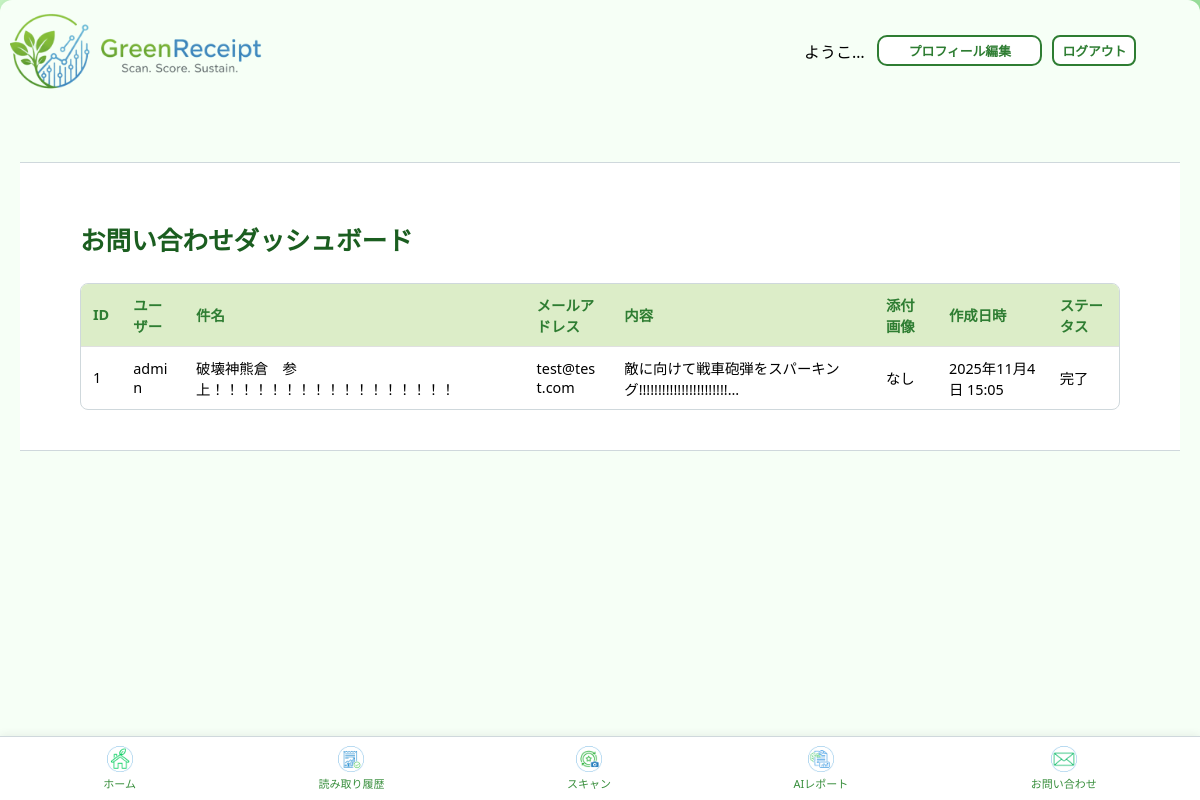
/staff/inquiries/dashboard/ (signed in), run on an earlier commit of the app's database.
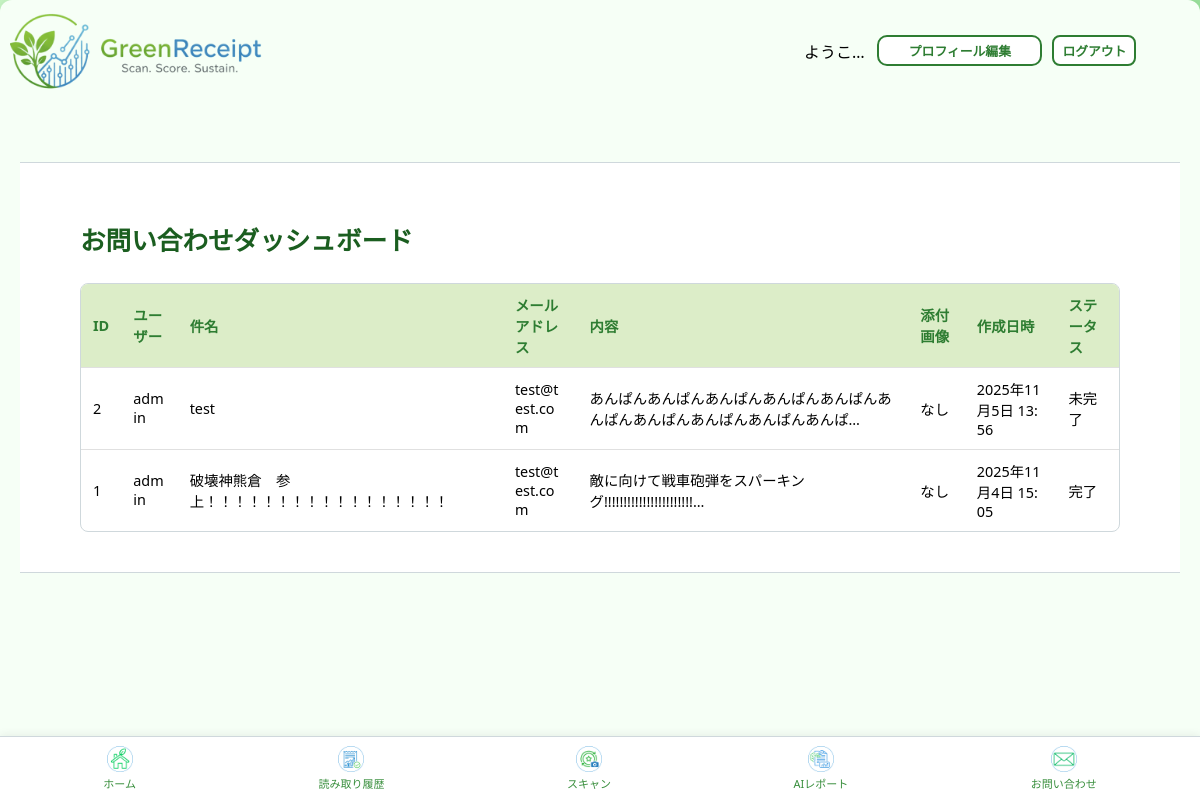
And on a later commit of the database.
### core/models.py (models this page shows, shortened)
class Inquiry(models.Model):
    user = models.ForeignKey(settings.AUTH_USER_MODEL, on_delete=models.SET_NULL,
                             null=True, blank=True, verbose_name='問い合わせユーザー')
    reply_to_email = models.EmailField(
        max_length=100, verbose_name='返信先メールアドレス')
    created_at = models.DateTimeField(auto_now_add=True, verbose_name='作成日時')
    subject = models.CharField(max_length=100, verbose_name='件名')
    body_text = models.TextField(verbose_name='内容')
    image = models.ImageField(
        upload_to='inquiries/', null=True, blank=True, verbose_name='添付画像')
    is_replied = models.BooleanField(default=False, verbose_name='返信済み')
    reply_message = models.TextField(blank=True, verbose_name='返信内容')
    class Meta:
        verbose_name = 'お問い合わせ'
        verbose_name_plural = 'お問い合わせ'

### accounts/models.py (models this page shows)
class CustomUser(AbstractUser):
    username = models.CharField(
        "ユーザー名",
        max_length=50,
        unique=True,
        help_text=(
            "必須。50文字以下。文字、数字、および @/./+/-/_ のみ使用できます。"
        ),
        validators=[AbstractUser.username_validator],
        error_messages={
            "unique": _("A user with that username already exists."),
        },
    )
    ROLE_CHOICES = (
        ('system', 'システム管理者'),
        ('admin', '管理者'),
        ('store', '店舗'),
        ('user', '一般ユーザー'),
    )
    current_points = models.IntegerField(default=0, verbose_name='ポイント')
    rank = models.CharField(max_length=10, default='seed', verbose_name='ランク')
    updated_at = models.DateTimeField(auto_now=True, verbose_name='アカウント更新日時')
    birthday = models.DateField(verbose_name='生年月日', null=True, blank=True)
    purchased_amount = models.IntegerField(default=0, verbose_name='購入点数')
    lastmonth_point = models.IntegerField(default=0, verbose_name='先月獲得ポイント')
    current_coupons = models.ManyToManyField(
        'core.Coupon', verbose_name='所持クーポン', blank=True)
    role = models.CharField(
        max_length=10, choices=ROLE_CHOICES, default='user', verbose_name='役割')
    store = models.ForeignKey(
        'core.Store', on_delete=models.SET_NULL, null=True, blank=True, verbose_name='所属店舗')
    class Meta:
        verbose_name = 'ユーザー'
        verbose_name_plural = 'ユーザー'

### core/views.py (the view)
# urls.py: path("staff/inquiries/dashboard/", views.admin_inquiry_dashboard, name="admin_inquiry_dashboard"),
@staff_member_required
def admin_inquiry_dashboard(request):
    inquiries = Inquiry.objects.all().order_by('-id')
    context = {
        'inquiries': inquiries
    }
    return render(request, 'admin/inquiry_dashboard.html', context)

### core/templates/admin/inquiry_dashboard.html (shortened to what this page needs)
{% extends 'core/base.html' %}
{% block content %}
  <main class="dashboard-main">
    <div class="dashboard-container">
      <h1>お問い合わせダッシュボード</h1>
      {% if inquiries %}
        <div class="table-responsive">
          <table class="table">
            <thead>
              <tr>
                <th>ID</th>
                <th>ユーザー</th>
                <th>件名</th>
                <th>メールアドレス</th>
                <th>内容</th>
                <th>添付画像</th>
                <th>作成日時</th>
                <th>ステータス</th>
              </tr>
            </thead>
            <tbody>
              {% for inquiry in inquiries %}
                <tr data-href="{% url 'core:inquiry_detail' inquiry.id %}">
                  <td>{{ inquiry.id }}</td>
                  <td>
                    {% if inquiry.user %}
                      {{ inquiry.user.username }}
                    {% else %}
                      ゲスト
                    {% endif %}
                  </td>
                  <td>{{ inquiry.subject }}</td>
                  <td>{{ inquiry.reply_to_email }}</td>
                  <td>{{ inquiry.body_text|truncatechars:40 }}</td>
                  <td>
                    {% if inquiry.image %}
                      <a href="{{ inquiry.image.url }}" target="_blank" onclick="event.stopPropagation();">表示</a>
                    {% else %}
                      なし
                    {% endif %}
                  </td>
                  <td>{{ inquiry.created_at|date:'Y年n月j日 H:i' }}</td>
                  <td>{{ inquiry.is_replied|yesno:"完了,未完了" }}</td>
                </tr>
              {% endfor %}
            </tbody>
          </table>
        </div>
      {% else %}
        <div class="alert alert-info">現在、お問い合わせはありません。</div>
      {% endif %}
    </div>
  </main>
{% endblock %}

What changed in the data, as far as the page shows it:
added Inquiry: id "2", user.username "admin", subject "test", reply_to_email "test@test.com", body_text "あんぱんあんぱんあんぱんあんぱんあんぱんあんぱんあんぱんあんぱんあんぱんあんぱ…", image "なし", created_at "2025年11月5日 13:56", is_replied "未完了"
